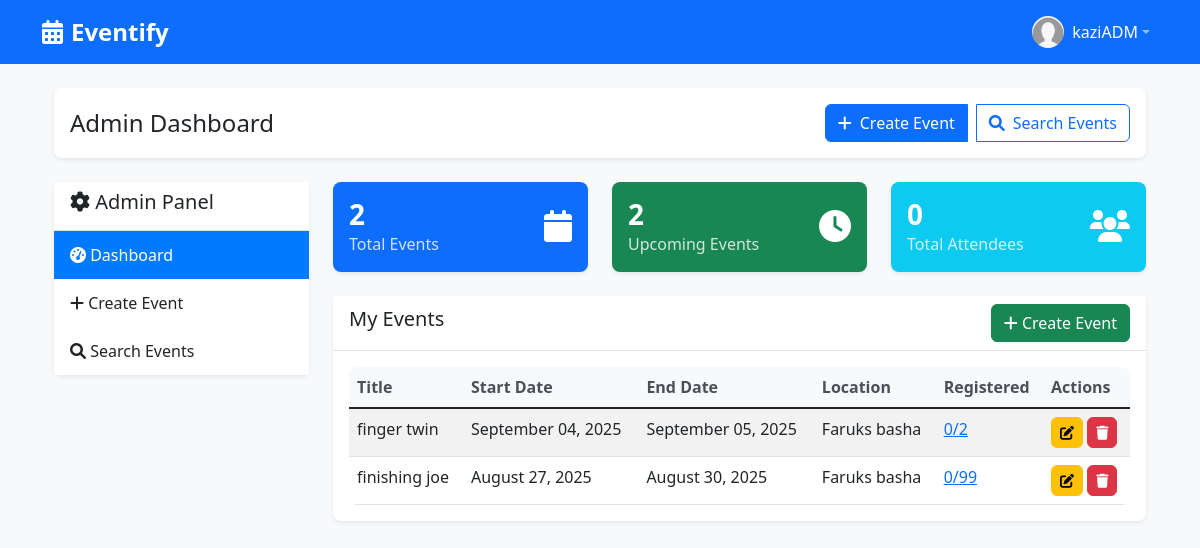
The page /admin/dashboard (signed in) on the database as committed earlier.
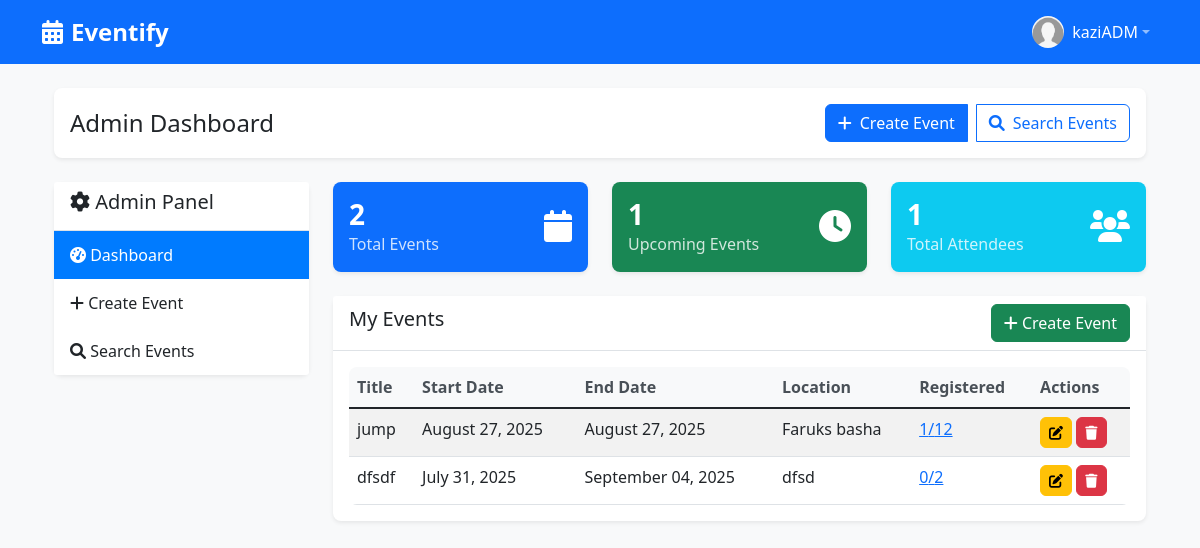
The same page on the database as committed later.
### models/user.py (models this page shows, shortened)
class User(UserMixin, db.Model):
    __tablename__ = 'users'
    id = db.Column(db.Integer, primary_key=True)
    username = db.Column(db.String(80), unique=True, nullable=False)
    email = db.Column(db.String(120), unique=True, nullable=False)
    password_hash = db.Column(db.String(128), nullable=False)
    role = db.Column(db.String(20), nullable=False, default='student')  # 'student' or 'admin'
    created_at = db.Column(db.DateTime, default=datetime.utcnow)
    registered_events = db.relationship('Event', secondary='event_registrations', back_populates='registered_users')
    created_events = db.relationship('Event', foreign_keys='Event.creator_id', back_populates='creator')
    def is_admin(self):
        return self.role == 'admin'
    def is_student(self):
        return self.role == 'student'

### models/event.py (models this page shows, shortened)
class Event(db.Model):
    __tablename__ = 'events'
    id = db.Column(db.Integer, primary_key=True)
    title = db.Column(db.String(200), nullable=False)
    description = db.Column(db.Text, nullable=False)
    start_date = db.Column(db.Date, nullable=False)
    start_time = db.Column(db.Time, nullable=False)
    end_date = db.Column(db.Date, nullable=False)
    end_time = db.Column(db.Time, nullable=False)
    location = db.Column(db.String(200), nullable=False)
    category = db.Column(db.String(100), nullable=False)
    max_capacity = db.Column(db.Integer, default=100)
    creator_id = db.Column(db.Integer, db.ForeignKey('users.id'), nullable=False)
    created_at = db.Column(db.DateTime, default=datetime.utcnow)
    updated_at = db.Column(db.DateTime, default=datetime.utcnow, onupdate=datetime.utcnow)
    creator = db.relationship('User', foreign_keys=[creator_id], back_populates='created_events')
    registered_users = db.relationship('User', secondary=event_registrations, back_populates='registered_events')
    @property
    def registration_count(self):
        return len(self.registered_users)

### views/admin.py (the view)
@admin_bp.route('/dashboard')
def dashboard():
    events = AdminViewModel.get_admin_events(current_user)
    stats = AdminViewModel.get_admin_stats(current_user)
    return render_template('admin/dashboard.html', events=events, stats=stats)

### app.py (called while the page is built)
def create_app():
    app = Flask(__name__)
    app.config.from_object(Config)
    db.init_app(app)
    login_manager = LoginManager()
    login_manager.init_app(app)
    login_manager.login_view = 'auth.login'
    login_manager.login_message = 'Please log in to access this page.'
    @login_manager.user_loader
    def load_user(user_id):
        return User.query.get(int(user_id))
    app.register_blueprint(auth_bp)
    app.register_blueprint(student_bp)
    app.register_blueprint(admin_bp)
    with app.app_context():
        db.create_all()
    @app.route('/')
    def index():
        if current_user.is_authenticated:
            if current_user.is_student():
                return redirect(url_for('student.dashboard'))
            else:
                return redirect(url_for('admin.dashboard'))
        return redirect(url_for('auth.login'))
    return app

### viewmodels/admin_viewmodel.py (called while the page is built)
    @staticmethod
    def get_admin_events(admin_user):
        return Event.query.filter_by(creator=admin_user).order_by(Event.start_date.desc()).all()

    @staticmethod
    def get_admin_stats(admin_user):
        events = Event.query.filter_by(creator=admin_user).all()
        total_events = len(events)
        upcoming_events = [e for e in events if e.start_date >= date.today()]
        total_upcoming = len(upcoming_events)
        total_attendees = sum(e.registration_count for e in events)
        return {
            'total_events': total_events,
            'upcoming_events': total_upcoming,
            'total_attendees': total_attendees
        }

### views/admin.py (called while the page is built)
@admin_bp.before_request
@login_required
def require_admin():
    if not current_user.is_admin():
        flash('Access denied. Admins only.', 'error')
        return redirect(url_for('student.dashboard'))

### templates/admin/dashboard.html (shortened to what this page needs)
{% extends "base.html" %}
{% block extra_css %}
<link href="{{ url_for('static', filename='css/admin.css') }}" rel="stylesheet">
{% endblock %}
{% block content %}
<div class="container mt-4">
    <div class="row mb-4">
        <div class="col-md-12">
            <div class="card">
                <div class="card-body">
                    <div class="d-flex justify-content-between align-items-center">
                        <h4 class="mb-0">Admin Dashboard</h4>
                        <div class="btn-group">
                            <a href="{{ url_for('admin.create_event') }}" class="btn btn-primary">
                                <i class="fas fa-plus me-2"></i>Create Event
                            </a>
                            <a href="{{ url_for('admin.search_events') }}" class="btn btn-outline-primary ms-2">
                                <i class="fas fa-search me-2"></i>Search Events
                            </a>
                        </div>
                    </div>
                </div>
            </div>
        </div>
    </div>
    <div class="row">
        <div class="col-md-3">
            <div class="card">
                <div class="card-header">
                    <h5><i class="fas fa-cog"></i> Admin Panel</h5>
                </div>
                <div class="list-group list-group-flush">
                    <a href="{{ url_for('admin.dashboard') }}" class="list-group-item list-group-item-action active">
                        <i class="fas fa-tachometer-alt"></i> Dashboard
                    </a>
                    <a href="{{ url_for('admin.create_event') }}" class="list-group-item list-group-item-action">
                        <i class="fas fa-plus"></i> Create Event
                    </a>
                    <a href="{{ url_for('admin.search_events') }}" class="list-group-item list-group-item-action">
                        <i class="fas fa-search"></i> Search Events
                    </a>
                </div>
            </div>
        </div>
        <div class="col-md-9">
            <div class="row mb-4">
                <div class="col-md-4">
                    <div class="card bg-primary text-white">
                        <div class="card-body">
                            <div class="d-flex justify-content-between">
                                <div>
                                    <h3>{{ stats.total_events }}</h3>
                                    <p>Total Events</p>
                                </div>
                                <div class="align-self-center">
                                    <i class="fas fa-calendar fa-2x"></i>
                                </div>
                            </div>
                        </div>
                    </div>
                </div>
                <div class="col-md-4">
                    <div class="card bg-success text-white">
                        <div class="card-body">
                            <div class="d-flex justify-content-between">
                                <div>
                                    <h3>{{ stats.upcoming_events }}</h3>
                                    <p>Upcoming Events</p>
                                </div>
                                <div class="align-self-center">
                                    <i class="fas fa-clock fa-2x"></i>
                                </div>
                            </div>
                        </div>
                    </div>
                </div>
                <div class="col-md-4">
                    <div class="card bg-info text-white">
                        <div class="card-body">
                            <div class="d-flex justify-content-between">
                                <div>
                                    <h3>{{ stats.total_attendees }}</h3>
                                    <p>Total Attendees</p>
                                </div>
                                <div class="align-self-center">
                                    <i class="fas fa-users fa-2x"></i>
                                </div>
                            </div>
                        </div>
                    </div>
                </div>
            </div>
            <div class="card">
                <div class="card-header d-flex justify-content-between align-items-center">
                    <h5>My Events</h5>
                    <a href="{{ url_for('admin.create_event') }}" class="btn btn-success">
                        <i class="fas fa-plus"></i> Create Event
                    </a>
                </div>
                <div class="card-body">
                    {% if events %}
                        <div class="table-responsive">
                            <table class="table table-striped">
                                <thead>
                                    <tr>
                                        <th>Title</th>
                                        <th>Start Date</th>
                                    <th>End Date</th>
                                        <th>Location</th>
                                        <th>Registered</th>
                                        <th>Actions</th>
                                    </tr>
                                </thead>
                                <tbody>
                                    {% for event in events %}
                                    <tr>
                                        <td>{{ event.title }}</td>
                                        <td>{{ event.start_date.strftime('%B %d, %Y') }}</td>
                                    <td>{{ event.end_date.strftime('%B %d, %Y') }}</td>
                                        <td>{{ event.location }}</td>
                                        <td>
                                            <a href="{{ url_for('admin.event_attendees', event_id=event.id) }}">
                                                {{ event.registration_count }}/{{ event.max_capacity }}
                                            </a>
                                        </td>
                                        <td>
                                            <a href="{{ url_for('admin.edit_event', event_id=event.id) }}" class="btn btn-sm btn-warning">
                                                <i class="fas fa-edit"></i>
                                            </a>
                                            <form method="POST" action="{{ url_for('admin.delete_event', event_id=event.id) }}" class="d-inline" onsubmit="return confirm('Are you sure you want to delete this event?')">
                                                <button type="submit" class="btn btn-sm btn-danger">
                                                    <i class="fas fa-trash"></i>
                                                </button>
                                            </form>
                                        </td>
                                    </tr>
                                    {% endfor %}
                                </tbody>
                            </table>
                        </div>
                    {% else %}
                        <div class="text-center">
                            <p class="text-muted">No events created yet.</p>
                            <a href="{{ url_for('admin.create_event') }}" class="btn btn-primary">Create Your First Event</a>
                        </div>
                    {% endif %}
                </div>
            </div>
        </div>
    </div>
</div>
{% endblock %}

### templates/base.html (shortened to what this page needs)
<!DOCTYPE html>
<html lang="en">
<head>
    <link href="https://cdn.jsdelivr.net/npm/bootstrap@5.1.3/dist/css/bootstrap.min.css" rel="stylesheet">
    <link href="https://cdnjs.cloudflare.com/ajax/libs/font-awesome/6.0.0/css/all.min.css" rel="stylesheet">
    <link href="{{ url_for('static', filename='css/base.css') }}" rel="stylesheet">
    {% block extra_css %}{% endblock %}
</head>
<body>
    <nav class="navbar navbar-expand-lg navbar-dark bg-primary">
        <div class="container">
            <a class="navbar-brand" href="{{ url_for('index') }}">
                <i class="fas fa-calendar-alt me-2"></i>Eventify
            </a>
            {% if current_user.is_authenticated %}
            <ul class="navbar-nav ms-auto">
                <li class="nav-item dropdown">
                    <a class="nav-link dropdown-toggle d-flex align-items-center" href="#" id="userDropdown" role="button" data-bs-toggle="dropdown" aria-expanded="false">
                        <div class="d-flex align-items-center">
                            <img src="{{ current_user.profile_image_url or url_for('static', filename='img/default_profile.png') }}"
                                alt="Profile" class="rounded-circle me-2" width="32" height="32">
                            <span class="text-white">{{ current_user.username }}</span>
                        </div>
                    </a>
                </li>
            </ul>
            {% endif %}
        </div>
    </nav>
    <main class="container mt-4">
        {% block content %}{% endblock %}
    </main>
</body>
</html>

### static/css/base.css (style rules this page uses)
body { background-color: #f8f9fa; font-family: 'Segoe UI', Tahoma, Geneva, Verdana, sans-serif; }
.navbar-brand { font-weight: bold; font-size: 1.5rem; }
.card { border: none; box-shadow: 0 0.125rem 0.25rem rgba(0, 0, 0, 0.075); border-radius: 0.5rem; }
.card-header { background-color: #fff; border-bottom: 1px solid #dee2e6; font-weight: 600; }
.btn { border-radius: 0.375rem; font-weight: 500; }
.table { margin-bottom: 0; }
.table th { border-top: none; font-weight: 600; color: #495057; }
.list-group-item { border: none; padding: 0.75rem 1rem; }
.list-group-item.active { background-color: #007bff; border-color: #007bff; }

### static/css/admin.css (style rules this page uses)
.card.bg-primary, .card.bg-success, .card.bg-info { border: none; }
.card.bg-primary .card-body h3, .card.bg-success .card-body h3, .card.bg-info .card-body h3 { font-weight: bold; margin-bottom: 0; }
.card.bg-primary .card-body p, .card.bg-success .card-body p, .card.bg-info .card-body p { margin-bottom: 0; opacity: 0.8; }
.table th { background-color: #f8f9fa; }
.btn-sm { padding: 0.25rem 0.5rem; font-size: 0.875rem; }
.table-responsive { border-radius: 0.5rem; }

Rows that differ between the two databases and show on the page:
removed Event: title "finger twin", start_date "September 04, 2025", end_date "September 05, 2025", location "Faruks basha", registration_count "0", max_capacity "2"
removed Event: title "finishing joe", start_date "August 27, 2025", end_date "August 30, 2025", location "Faruks basha", registration_count "0", max_capacity "99"
added Event: title "jump", start_date "August 27, 2025", end_date "August 27, 2025", location "Faruks basha", registration_count "1", max_capacity "12"
added Event: title "dfsdf", start_date "July 31, 2025", end_date "September 04, 2025", location "dfsd", registration_count "0", max_capacity "2"
Other text that changed with them:
{{ stats.upcoming_events }}: "2" → "1"
{{ stats.total_attendees }}: "0" → "1"
